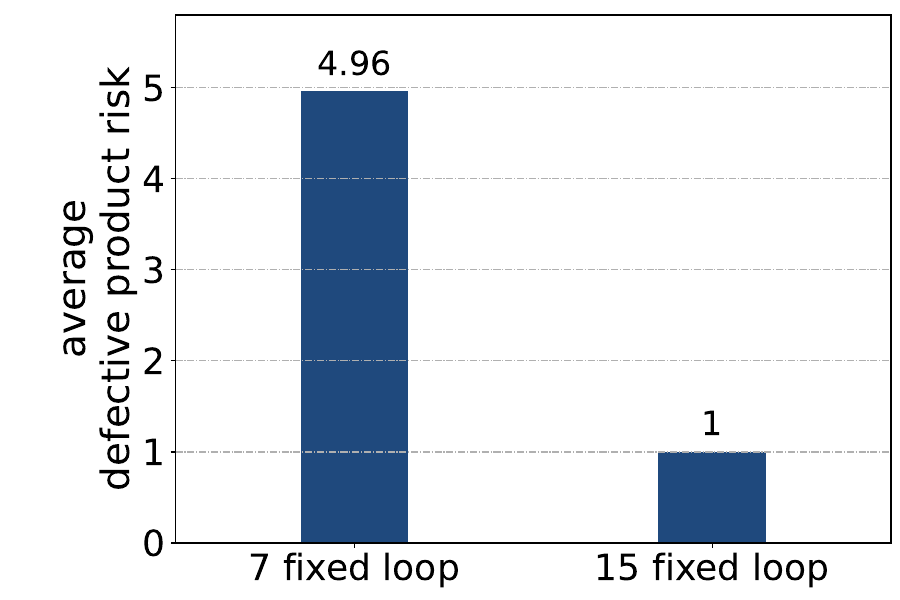

Python code for this plot:
import numpy as np
import matplotlib.pyplot as plt

fig = plt.figure(figsize=(9,6))
plt.grid(True, linestyle='-.', axis='y')

bar_width = 0.3
curP = plt.bar([0,1], [4.96, 1], bar_width, color='#1F497D')

plt.ylabel('average\ndefective product risk', fontsize=28)

# plt.yticks(range(0, 26, 5), range(0, 26, 5), fontsize=22)
plt.yticks(fontsize=26)
plt.xticks([0,1], ['7 fixed loop', '15 fixed loop'], fontsize=26)
# plt.xlabel('time cost', fontsize=26)

plt.text(0, 5.06, "4.96", fontsize=24, ha = 'center',va = 'bottom')
plt.text(1, 1.1, "1", fontsize=24, ha = 'center',va = 'bottom')

plt.xlim(-0.5, 1.5)
plt.ylim(0, 5.8)
plt.subplots_adjust(left=0.195, right=0.99, top=0.975, bottom=0.095)

plt.savefig('defective.pdf')
plt.show()